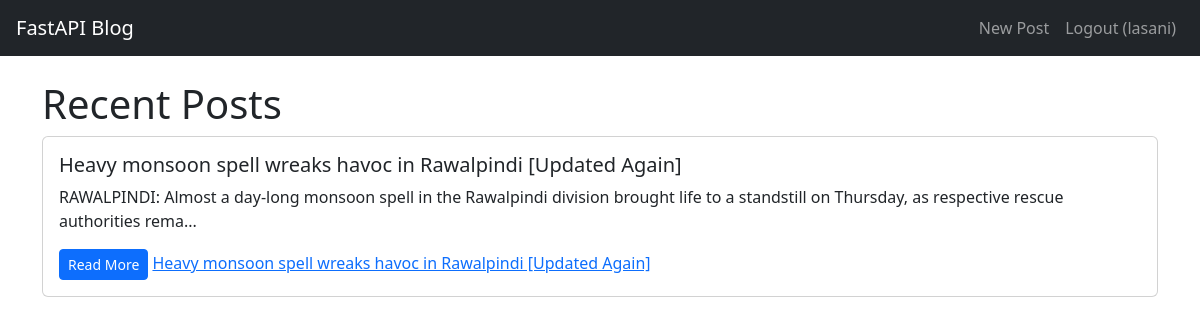
The page / (signed in) on the database its author committed.
### app/models.py (models this page shows)
class User(Base):
    __tablename__ = "users"
    id = Column(Integer, primary_key=True, index=True)
    username = Column(String, unique=True, index=True, nullable=False)
    hashed_password = Column(String, nullable=False)
    posts = relationship("Post", back_populates="owner")

class Post(Base):
    __tablename__ = "posts"
    id = Column(Integer, primary_key=True, index=True)
    title = Column(String, index=True)
    content = Column(String)
    slug = Column(String, unique=True, index=True)
    owner_id = Column(Integer, ForeignKey("users.id"))
    owner = relationship("User", back_populates="posts")

### app/main.py (the view)
@app.get("/", response_class=deps.templates.TemplateResponse)
def read_index(
    request: Request,
    db: Session = Depends(deps.get_db),
    user=Depends(deps.get_current_user),
):
    if not user:
        return redirect_login()
    flash = deps.get_flash(request)
    posts = crud.get_posts(db)
    return deps.templates.TemplateResponse("index.html", {
        "request": request,
        "posts": posts,
        "user": user,
        "flash": flash
    })

### app/templates/index.html (shortened to what this page needs)
{% extends "base.html" %}
{% block content %}
<h1>Recent Posts</h1>
{% for post in posts %}
    <div class="card mb-3">
        <div class="card-body">
            <h5 class="card-title">{{ post.title }}</h5>
            <p class="card-text">{{ post.content[:150] }}...</p>
            <a href="/post/{{ post.slug }}" class="btn btn-sm btn-primary">Read More</a>
            <a href="/post/{{ post.slug }}">{{ post.title }}</a>
        </div>
    </div>
{% else %}
    <p>No posts yet. {% if user %}<a href="/post/create">Create one!</a>{% endif %}</p>
{% endfor %}
{% endblock %}

### app/templates/base.html (shortened to what this page needs)
<!DOCTYPE html>
<html lang="en">
<head>
    <link href="https://cdn.jsdelivr.net/npm/bootstrap@5.3.2/dist/css/bootstrap.min.css" rel="stylesheet">
</head>
<body>
    <nav class="navbar navbar-expand-lg navbar-dark bg-dark px-3">
        <a class="navbar-brand" href="/">FastAPI Blog</a>
        <div class="collapse navbar-collapse">
            <ul class="navbar-nav ms-auto">
                {% if user %}
                    <li class="nav-item"><a class="nav-link" href="/post/create">New Post</a></li>
                    <li class="nav-item"><a class="nav-link" href="/logout">Logout ({{ user.username }})</a></li>
                {% else %}
                    <li class="nav-item"><a class="nav-link" href="/register">Register</a></li>
                    <li class="nav-item"><a class="nav-link" href="/login">Login</a></li>
                {% endif %}
            </ul>
        </div>
    </nav>
    <div class="container mt-4">
        {% block content %}{% endblock %}
    </div>
</body>
</html>

### rows shown on the page
User: username "lasani"
Post: title "Heavy monsoon spell wreaks havoc in Rawalpindi [Updated Again]", content "RAWALPINDI: Almost a day-long monsoon spell in the Rawalpindi division brought life to a standstill on Thursday, as respective rescue authorities rema"
